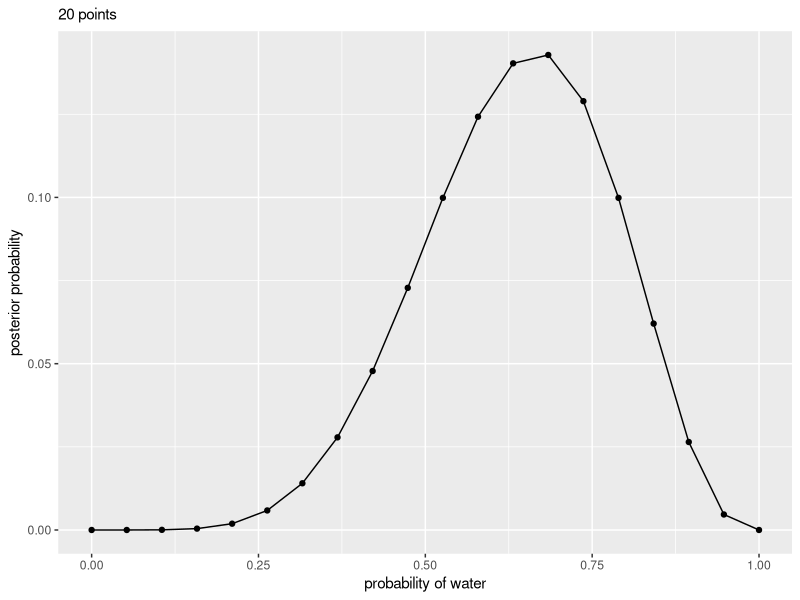

Reproduce this figure in R.
## ---- chunk 1
knitr::opts_chunk$set(echo = TRUE, warning = FALSE, messages = FALSE)
## ---- chunk 2
library(dplyr)
library(ggplot2)
data.frame(p_grid = seq(0, 1, length.out = 20),                  # define grid
           prior  = 1) %>%                                       # define prior
  mutate(likelihood = dbinom(6, size = 9, prob = p_grid)) %>%    # calculate likelihood
  mutate(unstd.posterior = likelihood * prior) %>%               # calculate posterior
  mutate(posterior = unstd.posterior / sum(unstd.posterior)) %>% # std posterior
  ggplot(aes(x = p_grid, y = posterior)) +
  geom_point() +
  geom_line() +
  labs(subtitle = "20 points",
       x = "probability of water",
       y = "posterior probability")
